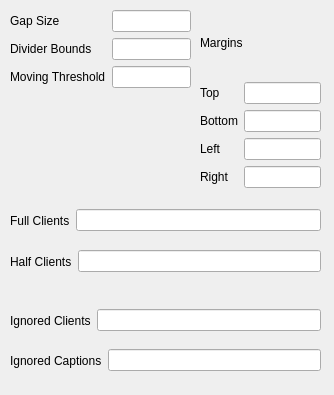
<?xml version="1.0" encoding="UTF-8"?>
<ui version="4.0">
 <class>KWin::TilingGapsConfigForm</class>
 <widget class="QWidget" name="KWin::TilingGapsConfigForm">
  <property name="geometry">
   <rect>
    <x>0</x>
    <y>0</y>
    <width>334</width>
    <height>395</height>
   </rect>
  </property>
  <property name="windowTitle">
   <string>Form</string>
  </property>
  <widget class="QWidget" name="verticalLayoutWidget">
   <property name="geometry">
    <rect>
     <x>200</x>
     <y>10</y>
     <width>121</width>
     <height>178</height>
    </rect>
   </property>
   <layout class="QVBoxLayout" name="marginsLayout">
    <item>
     <widget class="QLabel" name="marginsLabel">
      <property name="layoutDirection">
       <enum>Qt::LeftToRight</enum>
      </property>
      <property name="text">
       <string>Margins</string>
      </property>
     </widget>
    </item>
    <item>
     <layout class="QFormLayout" name="marginsInnerLayout">
      <item row="0" column="0">
       <widget class="QLabel" name="topLabel">
        <property name="text">
         <string>Top</string>
        </property>
       </widget>
      </item>
      <item row="0" column="1">
       <widget class="QLineEdit" name="kcfg_topMargin"/>
      </item>
      <item row="1" column="0">
       <widget class="QLabel" name="bottomLabel">
        <property name="text">
         <string>Bottom</string>
        </property>
       </widget>
      </item>
      <item row="1" column="1">
       <widget class="QLineEdit" name="kcfg_bottomMargin"/>
      </item>
      <item row="2" column="0">
       <widget class="QLabel" name="leftLabel">
        <property name="text">
         <string>Left</string>
        </property>
       </widget>
      </item>
      <item row="2" column="1">
       <widget class="QLineEdit" name="kcfg_leftMargin"/>
      </item>
      <item row="3" column="0">
       <widget class="QLabel" name="rightLabel">
        <property name="text">
         <string>Right</string>
        </property>
       </widget>
      </item>
      <item row="3" column="1">
       <widget class="QLineEdit" name="kcfg_rightMargin"/>
      </item>
     </layout>
    </item>
   </layout>
  </widget>
  <widget class="QWidget" name="horizontalLayoutWidget_4">
   <property name="geometry">
    <rect>
     <x>10</x>
     <y>200</y>
     <width>311</width>
     <height>41</height>
    </rect>
   </property>
   <layout class="QHBoxLayout" name="fullClientsLayout">
    <item>
     <widget class="QLabel" name="fullClientsLabel">
      <property name="text">
       <string>Full Clients</string>
      </property>
     </widget>
    </item>
    <item>
     <widget class="QLineEdit" name="kcfg_fullClients"/>
    </item>
   </layout>
  </widget>
  <widget class="QWidget" name="horizontalLayoutWidget_5">
   <property name="geometry">
    <rect>
     <x>10</x>
     <y>241</y>
     <width>311</width>
     <height>41</height>
    </rect>
   </property>
   <layout class="QHBoxLayout" name="halfClientsLayout">
    <item>
     <widget class="QLabel" name="halfClientsLabel">
      <property name="text">
       <string>Half Clients</string>
      </property>
     </widget>
    </item>
    <item>
     <widget class="QLineEdit" name="kcfg_halfClients"/>
    </item>
   </layout>
  </widget>
  <widget class="QWidget" name="horizontalLayoutWidget_6">
   <property name="geometry">
    <rect>
     <x>10</x>
     <y>300</y>
     <width>311</width>
     <height>41</height>
    </rect>
   </property>
   <layout class="QHBoxLayout" name="ignoredClientsLayout">
    <item>
     <widget class="QLabel" name="ignoredClientsLabel">
      <property name="text">
       <string>Ignored Clients</string>
      </property>
     </widget>
    </item>
    <item>
     <widget class="QLineEdit" name="kcfg_ignoredClients"/>
    </item>
   </layout>
  </widget>
  <widget class="QWidget" name="horizontalLayoutWidget_7">
   <property name="geometry">
    <rect>
     <x>10</x>
     <y>340</y>
     <width>311</width>
     <height>41</height>
    </rect>
   </property>
   <layout class="QHBoxLayout" name="ignoredCaptionsLayout">
    <item>
     <widget class="QLabel" name="ignoredCaptionsLabel">
      <property name="text">
       <string>Ignored Captions</string>
      </property>
     </widget>
    </item>
    <item>
     <widget class="QLineEdit" name="kcfg_ignoredCaptions"/>
    </item>
   </layout>
  </widget>
  <widget class="QWidget" name="formLayoutWidget">
   <property name="geometry">
    <rect>
     <x>10</x>
     <y>10</y>
     <width>181</width>
     <height>111</height>
    </rect>
   </property>
   <layout class="QFormLayout" name="formLayout">
    <item row="0" column="0">
     <widget class="QLabel" name="gapLabel">
      <property name="text">
       <string>Gap Size</string>
      </property>
     </widget>
    </item>
    <item row="0" column="1">
     <widget class="QLineEdit" name="kcfg_gap">
      <property name="text">
       <string/>
      </property>
     </widget>
    </item>
    <item row="1" column="0">
     <widget class="QLabel" name="dividerBoundsLabel">
      <property name="text">
       <string>Divider Bounds</string>
      </property>
     </widget>
    </item>
    <item row="1" column="1">
     <widget class="QLineEdit" name="kcfg_dividerBounds"/>
    </item>
    <item row="2" column="0">
     <widget class="QLabel" name="moveThresholdLabel">
      <property name="text">
       <string>Moving Threshold</string>
      </property>
     </widget>
    </item>
    <item row="2" column="1">
     <widget class="QLineEdit" name="kcfg_moveThreshold"/>
    </item>
   </layout>
  </widget>
 </widget>
 <resources/>
 <connections/>
</ui>
